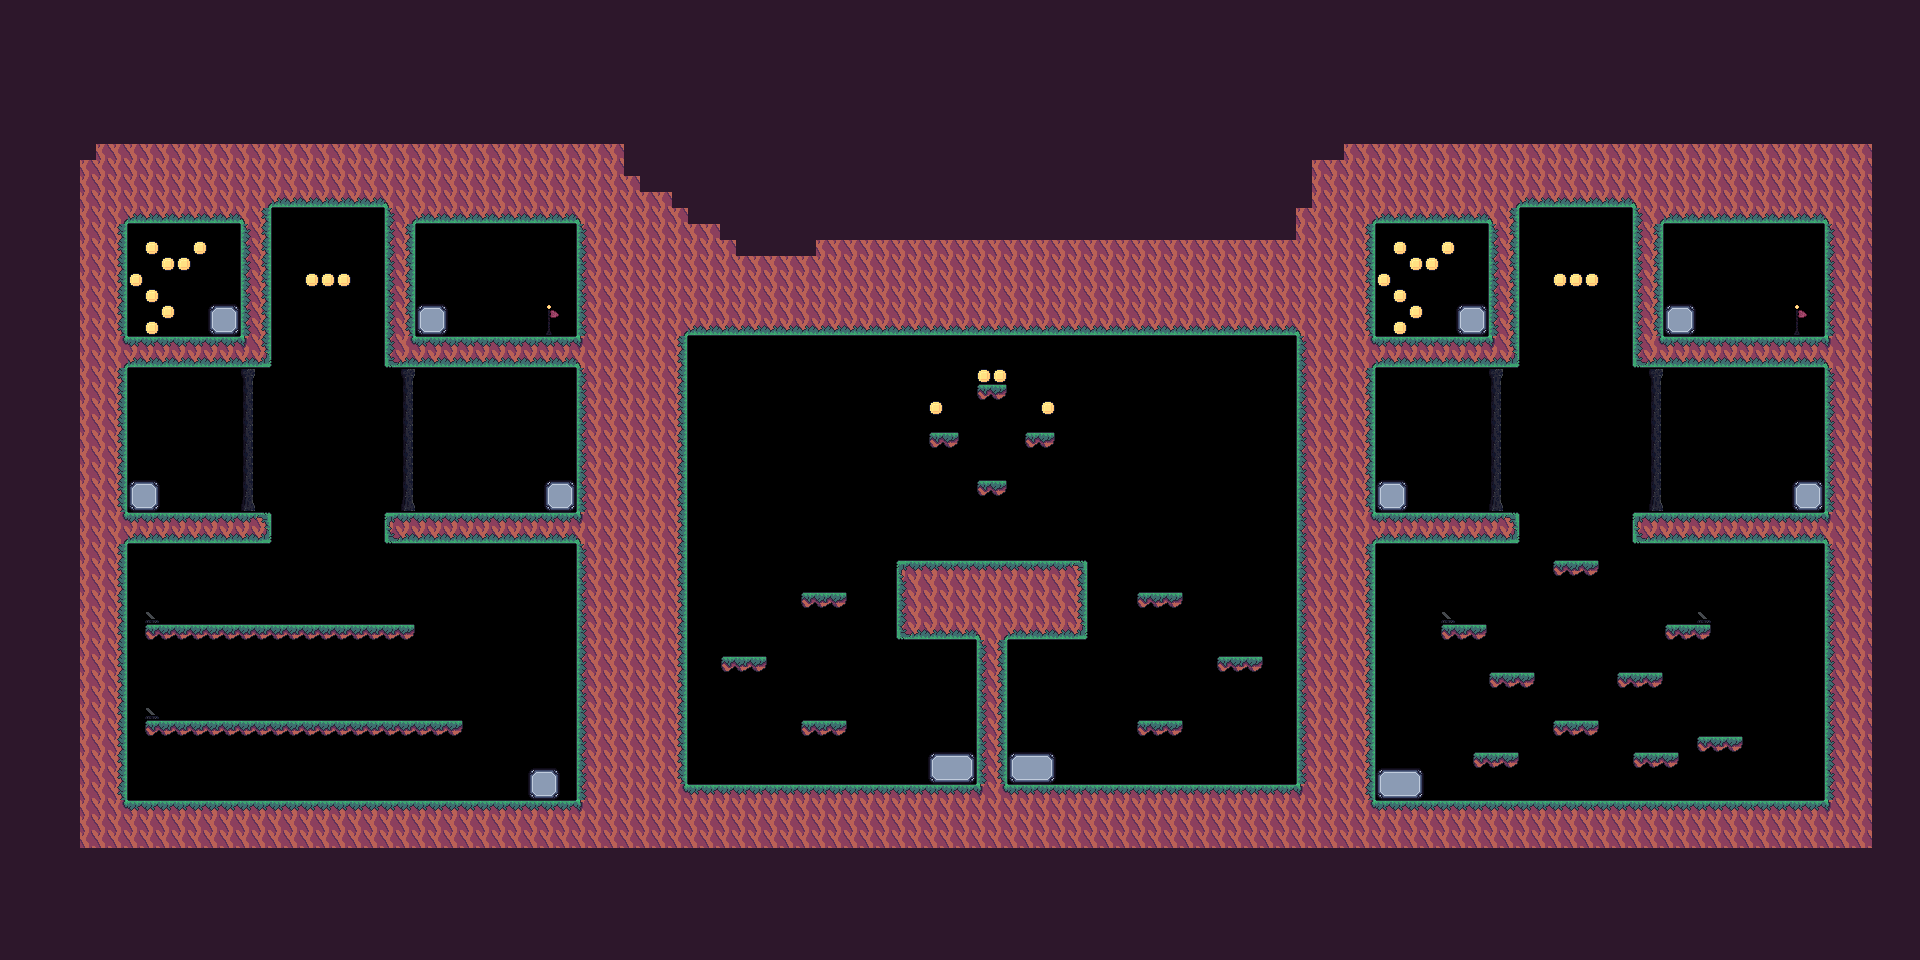

Tiled map render using the project's own tile images. Description and the map definition, with tile-layer contents summarised, below:
An orthogonal 120x60 tile map with 16x16 px tiles, 1 tile layer (Ground) and 127 objects (2x Five, 62, 61, 60, 59, ...).

<map version="1.9" tiledversion="1.9.2" orientation="orthogonal" renderorder="right-down" width="120" height="60" tilewidth="16" tileheight="16" infinite="0" nextlayerid="11" nextobjectid="131">
 <tileset firstgid="1" source="SpeezleTileSet.tsx" />
 <layer id="1" name="Ground" width="120" height="60">
  <data>[7200 cells, 4622 non-empty, 30 distinct tile ids]</data>
 </layer>
 <objectgroup id="2" name="Collidable">
  <object id="1" x="1137.82" y="721.455" width="44.4545" height="13.5455" />
  <object id="2" x="1217.22" y="657.696" width="45.7826" height="13.3043" />
  <object id="3" x="1137.82" y="594" width="44.3636" height="12.7273" />
  <object id="4" x="977.75" y="482.25" width="28.5" height="12.5" />
  <object id="5" x="1025.5" y="434.5" width="28.5" height="12.25" />
  <object id="6" x="930" y="434" width="27.75" height="12.5" />
  <object id="7" x="978" y="386.5" width="28.25" height="12.25" />
  <object id="8" x="802" y="594.364" width="44.5455" height="12.3636" />
  <object id="9" x="722.182" y="658.545" width="44" height="12.1818" />
  <object id="10" x="801.818" y="722.182" width="44.1818" height="12.9091" />
  <object id="11" x="1554.18" y="561.818" width="44.3636" height="12.7273" />
  <object id="12" x="1442" y="626.333" width="44" height="12.6667" />
  <object id="13" x="1490" y="674" width="43.6667" height="12.6667" />
  <object id="14" x="1666.33" y="626.333" width="43" height="13" />
  <object id="15" x="1618" y="674" width="43.3333" height="12.3333" />
  <object id="16" x="1554" y="722" width="44" height="12.3333" />
  <object id="17" x="1633.67" y="754.667" width="44.3333" height="11.6667" />
  <object id="18" x="1697.67" y="738.667" width="44.3333" height="12.3333" />
  <object id="19" x="1474.33" y="754.333" width="43" height="12" />
  <object id="20" x="146.545" y="625.818" width="268" height="12.5455" />
  <object id="21" x="146" y="722" width="316.545" height="12.5455" />
  <object id="22" x="119.75" y="802.5" width="464.5" height="42" />
  <object id="23" x="102.5" y="534.5" width="24.25" height="272.25" />
  <object id="24" x="118" y="514.125" width="153.125" height="28.875" />
  <object id="25" x="99.6667" y="355.667" width="26" height="169" />
  <object id="26" x="116" y="338" width="154.333" height="29.3333" />
  <object id="27" x="241" y="201" width="29" height="138.667" />
  <object id="28" x="112" y="183.333" width="132" height="39" />
  <object id="29" x="92.6667" y="214" width="34" height="131.333" />
  <object id="30" x="384.909" y="204.727" width="29.4545" height="162.273" />
  <object id="31" x="414.364" y="337.818" width="168.909" height="29.0909" />
  <object id="32" x="576.545" y="213.455" width="51.0909" height="127.455" />
  <object id="33" x="413.273" y="191.273" width="166.545" height="31.6364" />
  <object id="34" x="385.091" y="513.455" width="191.636" height="29.2727" />
  <object id="35" x="576.25" y="361.75" width="67.75" height="469.583" />
  <object id="36" x="266.5" y="165.25" width="134.75" height="41.25" />
  <object id="37" x="652.5" y="318.75" width="33.25" height="484" />
  <object id="38" x="685.25" y="785.375" width="300.25" height="29.375" />
  <object id="39" x="976.636" y="638.636" width="30.6364" height="165" />
  <object id="40" x="1006.75" y="785.125" width="302.75" height="30.375" />
  <object id="41" x="1297.09" y="297.818" width="77.6364" height="528.545" />
  <object id="42" x="896.375" y="562.5" width="190.75" height="77" />
  <object id="43" x="685.091" y="294.545" width="616.909" height="40" />
  <object id="44" x="1374.73" y="801" width="475.545" height="33" />
  <object id="45" x="1825.45" y="530.909" width="43.2727" height="282.182" />
  <object id="46" x="1632.73" y="513.909" width="200.273" height="28.8182" />
  <object id="47" x="1825" y="360.182" width="39.4545" height="165.182" />
  <object id="48" x="1632.5" y="338.125" width="202.125" height="28.75" />
  <object id="49" x="1633" y="207.5" width="30.125" height="141.625" />
  <object id="50" x="1659.82" y="184.909" width="180.364" height="38" />
  <object id="51" x="1824.73" y="212.545" width="43.6364" height="141.273" />
  <object id="52" x="1337.45" y="202.364" width="37.0909" height="107.091" />
  <object id="53" x="1371.82" y="182.909" width="127.091" height="39.2727" />
  <object id="54" x="1489.27" y="198.182" width="29.2727" height="151.455" />
  <object id="56" x="1374.36" y="337.091" width="144.182" height="29.8182" />
  <object id="57" x="1513.25" y="182.25" width="125.375" height="24" />
  <object id="58" x="1375" y="513.75" width="145" height="29.875" />
 </objectgroup>
 <objectgroup id="5" name="Lever">
  <object id="89" name="62" x="1441.19" y="608.813" width="13.125" height="14.4375" />
  <object id="90" name="61" x="1697.44" y="608.938" width="12.9375" height="14.25" />
  <object id="91" name="60" x="145.333" y="610" width="12.3333" height="12.6667" />
  <object id="92" name="59" x="146.333" y="705.667" width="12" height="13.6667" />
 </objectgroup>
 <objectgroup id="6" name="Teleport">
  <object id="93" name="95" x="932" y="754.75" width="38" height="26.25" />
  <object id="94" name="104" x="1011.25" y="755.25" width="40.75" height="25.75" />
  <object id="95" name="93" x="1378.73" y="770.909" width="42.3636" height="27.0909" />
  <object id="96" name="98" x="1380.36" y="483.636" width="22.7273" height="24.3636" />
  <object id="97" name="99" x="1798.75" y="485" width="19.75" height="23.25" />
  <object id="98" name="96" x="1667.5" y="306.75" width="25.25" height="26.25" />
  <object id="99" name="97" x="1460.25" y="307" width="24" height="24.75" />
  <object id="100" name="103" x="209.875" y="305.25" width="27.625" height="29.25" />
  <object id="101" name="102" x="417.75" y="306" width="27.875" height="28.5" />
  <object id="102" name="101" x="128.727" y="481.364" width="30" height="30.0909" />
  <object id="103" name="100" x="546.727" y="481.818" width="25.8182" height="28.3636" />
  <object id="104" name="94" x="531" y="771" width="25.25" height="25.75" />
 </objectgroup>
 <objectgroup id="7" name="End">
  <object id="105" name="Five" x="545.5" y="304.875" width="12.5" height="30.625" />
  <object id="107" name="Five" x="1794.18" y="305.636" width="12" height="29.2727" />
 </objectgroup>
 <objectgroup id="9" name="Pathfinding" visible="0">
  <object id="110" x="1426.5" y="582.5" width="392.5" height="214.5" />
 </objectgroup>
 <objectgroup id="10" name="Node">
  <object id="111" name="112" x="1443.45" y="615.182" width="9.18182" height="7.72727" />
  <object id="112" name="111,113" x="1476.91" y="614.455" width="7.63636" height="9.27273" />
  <object id="113" name="112,114" x="1490.38" y="662.875" width="10.75" height="8.875" />
  <object id="114" name="113,117" x="1523.88" y="662.5" width="9.25" height="9.875" />
  <object id="115" name="116,127" x="1475.13" y="740.375" width="11.75" height="10.375" />
  <object id="116" name="117,115,128" x="1504.89" y="740.648" width="10.125" height="10.375" />
  <object id="117" name="114,116,118" x="1554.77" y="710.068" width="11" height="9.5" />
  <object id="118" name="119,117,123" x="1586.25" y="709.75" width="11.25" height="10.75" />
  <object id="119" name="120,129,118" x="1633.88" y="743" width="12.25" height="8.875" />
  <object id="120" name="119,121,130" x="1666.41" y="742.318" width="10.125" height="10.625" />
  <object id="121" name="120,122" x="1699.84" y="725.125" width="11" height="11.25" />
  <object id="122" name="121" x="1730.5" y="724.25" width="11" height="12.25" />
  <object id="123" name="118,124" x="1618.38" y="661.875" width="11" height="9" />
  </objectgroup>
 <objectgroup id="8" name="Spawn">
  <!-- 31 objects omitted --></objectgroup>
 <objectgroup id="3" name="Door">
  <!-- 30 objects omitted --></objectgroup>
 <objectgroup id="4" name="Coin">
  <!-- 26 objects omitted --></objectgroup>
</map>
<!-- 38 of 127 objects omitted -->